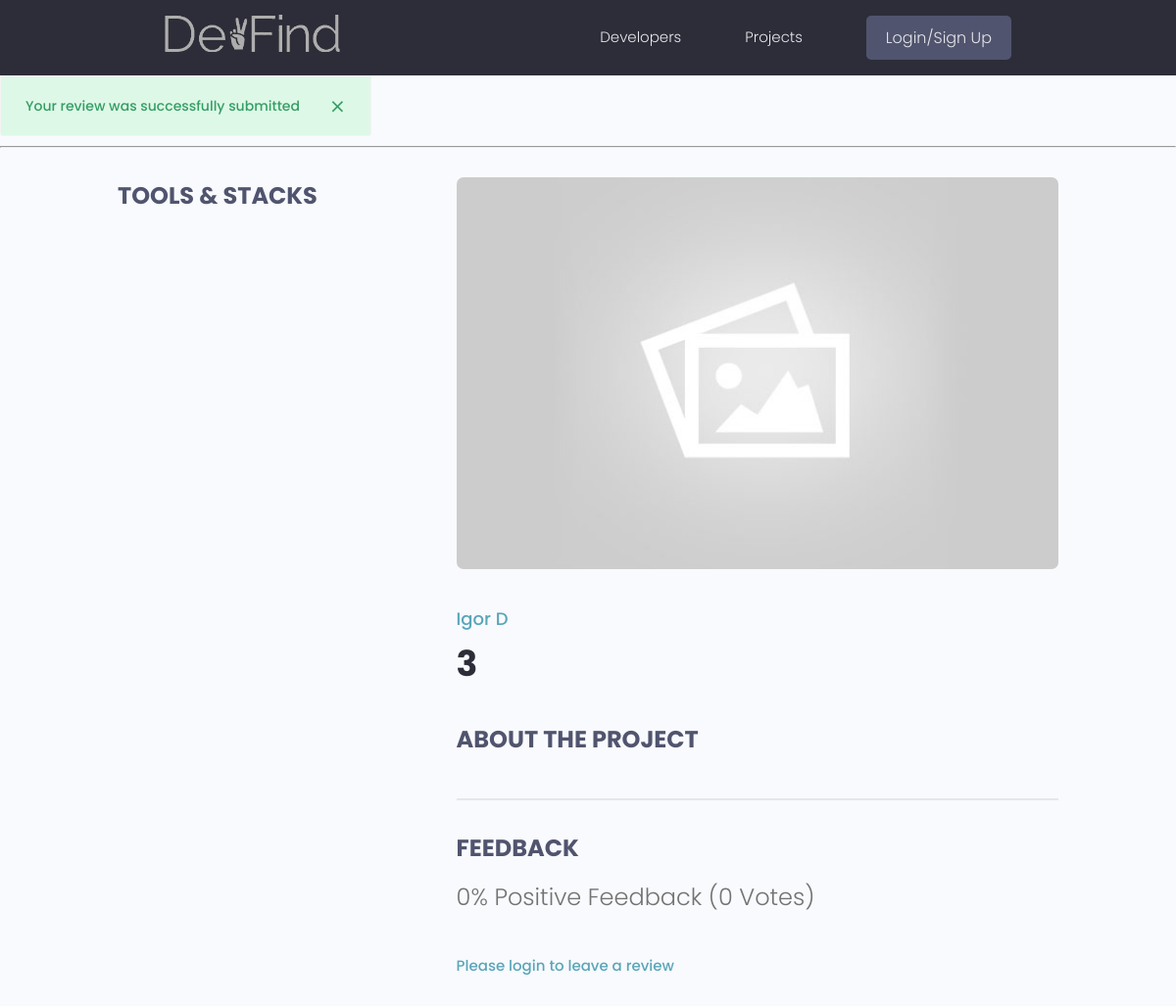
Before: /projects/project/b69f12a8-51d7-4103-b474-81b5d59cac54 with the older database file.
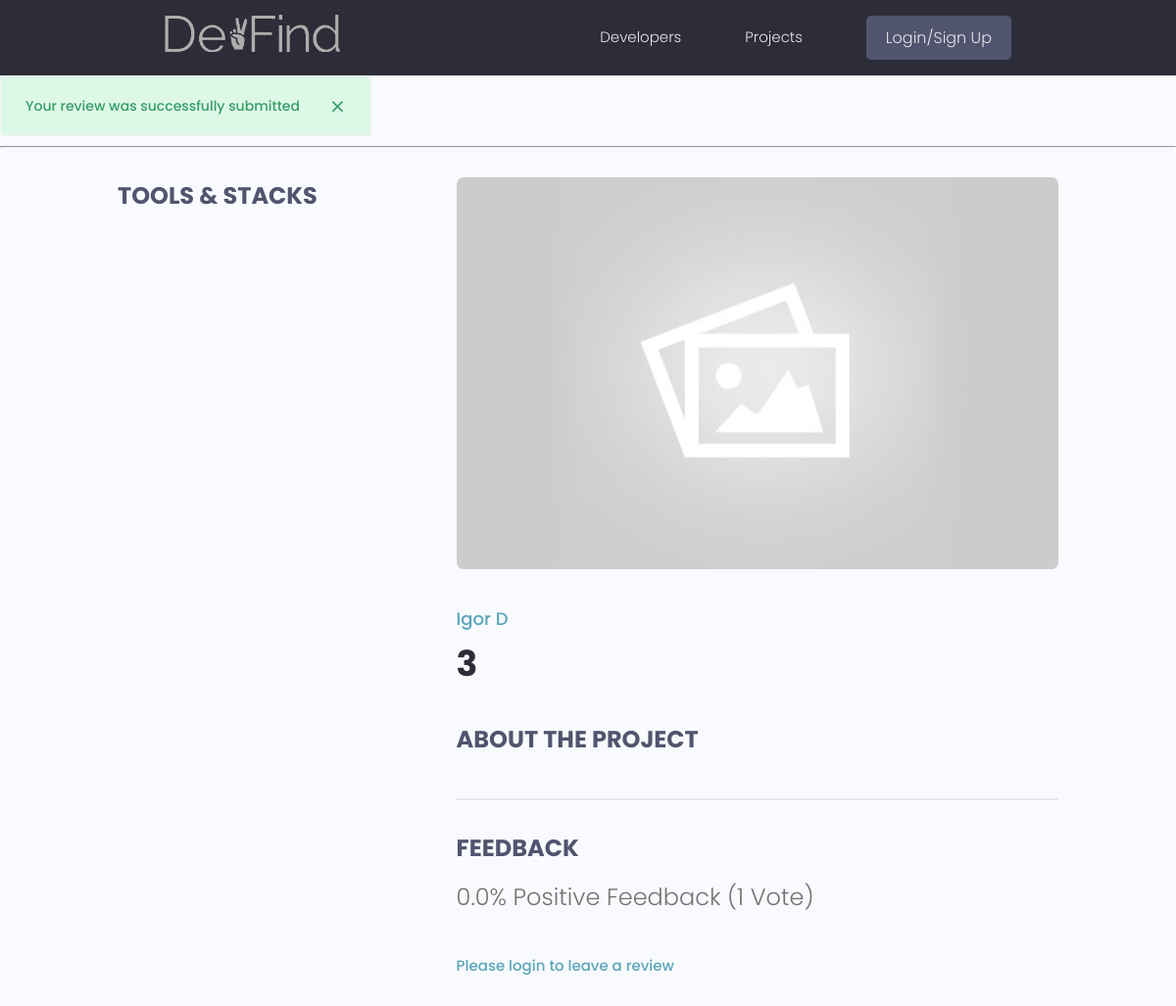
After: the same page with the newer database file.
### projects/models.py (models this page shows, shortened)
class Project(models.Model):
    owner= models.ForeignKey(Profile, null=True, blank=True, on_delete=models.SET_NULL)
    title = models.CharField(max_length=200)
    description = models.TextField(null=True, blank=True)
    featured_image = models.ImageField(null=True, blank=True, default="default.jpg")
    demo_link = models.CharField(max_length=2000, null=True, blank=True)
    source_link = models.CharField(max_length=2000, null=True, blank=True)
    tags = models.ManyToManyField('Tag', blank=True)
    vote_total = models.IntegerField(default=0, null=True, blank=True)
    vote_ratio = models.IntegerField(default=0, null=True, blank=True)
    created = models.DateTimeField(auto_now_add=True)
    id = models.UUIDField(default=uuid.uuid4, unique=True, primary_key=True, editable=False)
    class Meta:
        ordering = ['-vote_ratio', '-vote_total', 'title']
    @property
    def reviewers(self):
        queryset = self.review_set.all().values_list('owner__id', flat=True)
        return queryset
    @property
    def getVoteCount(self):
        reviews = self.review_set.all()
        upVotes = reviews.filter(value='up').count()
        totalVotes = reviews.count()
        if (totalVotes > 0):
            ratio = (upVotes / totalVotes) * 100
        else:
            ratio = 0
        self.vote_total = totalVotes
        self.vote_ratio = ratio
        self.save()

### users/models.py (models this page shows, shortened)
class Profile(models.Model):
    user = models.OneToOneField(User, on_delete=models.CASCADE, null=True, blank=True)
    name = models.CharField(max_length=200, blank=True, null=True)
    email = models.EmailField(max_length=500, blank=True, null=True)
    username= models.CharField(max_length=200, blank=True, null=True)
    location = models.CharField(max_length=200, blank=True, null=True)
    short_intro = models.CharField(max_length=200, blank=True, null=True)
    bio = models.TextField(blank=True, null=True)
    profile_image = models.ImageField(null=True, blank=True, upload_to='profiles/', default="profiles/user-default.png")
    social_github = models.CharField(max_length=200, blank=True, null=True)
    social_twitter = models.CharField(max_length=200, blank=True, null=True)
    social_linkedin = models.CharField(max_length=200, blank=True, null=True)
    social_youtube = models.CharField(max_length=200, blank=True, null=True)
    social_website = models.CharField(max_length=200, blank=True, null=True)
    created = models.DateTimeField(auto_now_add=True)
    id = models.UUIDField(default=uuid.uuid4, unique=True, primary_key=True, editable=False)

### projects/views.py (the view)
# urls.py: path('project/<str:pk>', views.project, name="project"),
def project(request, pk):
    projectObj = Project.objects.get(id=pk)
    form = ReviewForm()
    if request.method == 'POST':
        form = ReviewForm(request.POST)
        review = form.save(commit=False)
        review.project = projectObj
        review.owner = request.user.profile
        review.save()
    projectObj.getVoteCount
    messages.success(request, 'Your review was successfully submitted')
    return render(request, 'projects/single-project.html', {
        "project": projectObj,
        "form": form,
    })

### projects/templates/projects/single-project.html (shortened to what this page needs)
{% extends 'main.html' %} {% block content %}
<hr />
<main class="singleProject my-md">
  <div class="container">
    <div class="layout">
      <div class="column column--1of3">
        <h3 class="singleProject__subtitle">Tools & Stacks</h3>
      </div>
      <div class="column column--2of3">
        <img
          class="singleProject__preview"
          src="{{ project.featured_image.url }}"
          alt="portfolio thumbnail"
        />
        <a href="{% url 'user-profile' project.owner.id %}" class="singleProject__developer"
          >{{project.owner.name}}</a
        >
        <h2 class="singleProject__title">{{project.title}}</h2>
        <h3 class="singleProject__subtitle">About the Project</h3>
        <div class="comments">
          <h3 class="singleProject__subtitle">Feedback</h3>
          <h5 class="project--rating">
            {{ project.vote_ratio}}% Positive Feedback ({{ project.vote_total}}
            Vote{{project.vote_total|pluralize:"s"}})
          </h5>
          {% if request.user.profile.id in project.reviewers %}
            <p>You have already submitted a review for this project</p>
          {% elif request.user.profile == project.owner %}
            <p>You cannot review your own work</p>
          {% else %}
            <a href="{% url 'login' %}?next={{request.path}}">Please login to leave a review</a>
          {% endif %}
        </div>
      </div>
    </div>
  </div>
</main>
{% endblock content %}

Changed rows visible on the page:
changed Project "Igor D": vote_ratio "0" → "0.0"; vote_total "0" → "1"
